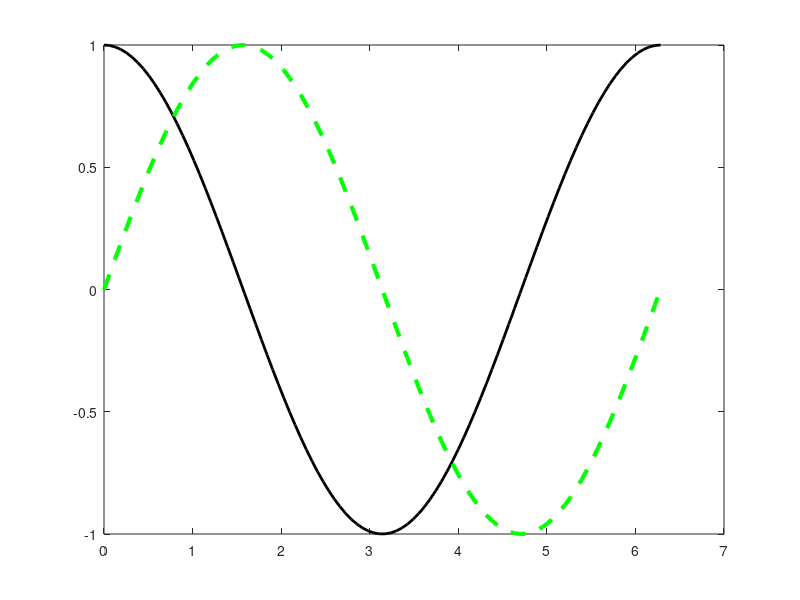

MATLAB code to generate this figure: (Note: this script raises an error after producing the figure.)
clc;
clear;
close all; % closes all open figures

figure(1)

x = linspace(0,2*pi);
a1 = plot(x, cos(x), 'black', 'LineWidth', 2);
hold on
a2 = plot(x, sin(x),'--green', 'LineWidth',3);

if abs(a1(x)-a2(x)) < 0.05
    plot(a1,a2)
end

title('sin(x) and cos(x) plot');
xlabel('x axis');
ylabel('y axis');
legend([a1 a2],'y1 = sin(x)', 'y2 = cos(x)', '1st intersect point', '2nd intersect point')